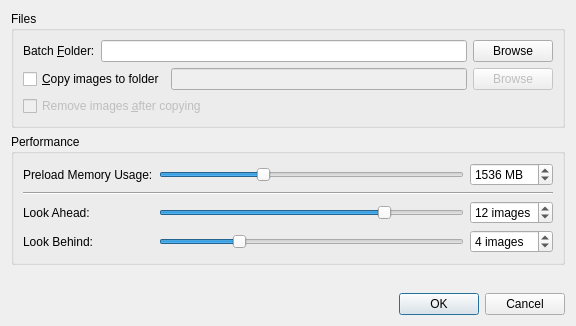
<?xml version="1.0" encoding="UTF-8"?>
<ui version="4.0">
 <class>LoadDialog</class>
 <widget class="QDialog" name="LoadDialog">
  <property name="geometry">
   <rect>
    <x>0</x>
    <y>0</y>
    <width>576</width>
    <height>326</height>
   </rect>
  </property>
  <property name="windowTitle">
   <string>Dialog</string>
  </property>
  <layout class="QVBoxLayout" name="verticalLayout_2">
   <item>
    <widget class="QGroupBox" name="groupBox">
     <property name="title">
      <string>Files</string>
     </property>
     <layout class="QVBoxLayout" name="verticalLayout">
      <item>
       <layout class="QHBoxLayout" name="horizontalLayout_3">
        <item>
         <widget class="QLabel" name="label_2">
          <property name="text">
           <string>Batch &amp;Folder:</string>
          </property>
          <property name="buddy">
           <cstring>importFolder</cstring>
          </property>
         </widget>
        </item>
        <item>
         <widget class="QLineEdit" name="importFolder"/>
        </item>
        <item>
         <widget class="QPushButton" name="browseBtn">
          <property name="text">
           <string>Browse</string>
          </property>
         </widget>
        </item>
       </layout>
      </item>
      <item>
       <layout class="QHBoxLayout" name="horizontalLayout_4">
        <item>
         <widget class="QCheckBox" name="copyFiles">
          <property name="text">
           <string>&amp;Copy images to folder</string>
          </property>
         </widget>
        </item>
        <item>
         <widget class="QLineEdit" name="copyToFolder">
          <property name="enabled">
           <bool>false</bool>
          </property>
         </widget>
        </item>
        <item>
         <widget class="QPushButton" name="copyBrowseBtn">
          <property name="enabled">
           <bool>false</bool>
          </property>
          <property name="text">
           <string>Browse</string>
          </property>
         </widget>
        </item>
       </layout>
      </item>
      <item>
       <layout class="QHBoxLayout" name="horizontalLayout_5">
        <item>
         <widget class="QCheckBox" name="removeFlag">
          <property name="enabled">
           <bool>false</bool>
          </property>
          <property name="text">
           <string>Remove images &amp;after copying</string>
          </property>
         </widget>
        </item>
       </layout>
      </item>
     </layout>
    </widget>
   </item>
   <item>
    <widget class="QGroupBox" name="groupBox_2">
     <property name="title">
      <string>Performance</string>
     </property>
     <layout class="QGridLayout" name="gridLayout">
      <item row="0" column="0">
       <widget class="QLabel" name="label_3">
        <property name="text">
         <string>Preload Memory Usage:</string>
        </property>
       </widget>
      </item>
      <item row="0" column="1">
       <widget class="QSlider" name="horizontalSlider">
        <property name="minimum">
         <number>256</number>
        </property>
        <property name="maximum">
         <number>4069</number>
        </property>
        <property name="singleStep">
         <number>256</number>
        </property>
        <property name="pageStep">
         <number>512</number>
        </property>
        <property name="value">
         <number>1536</number>
        </property>
        <property name="orientation">
         <enum>Qt::Horizontal</enum>
        </property>
       </widget>
      </item>
      <item row="1" column="0" colspan="3">
       <widget class="Line" name="line">
        <property name="orientation">
         <enum>Qt::Horizontal</enum>
        </property>
       </widget>
      </item>
      <item row="2" column="0">
       <widget class="QLabel" name="label_4">
        <property name="text">
         <string>Look Ahead:</string>
        </property>
       </widget>
      </item>
      <item row="2" column="1">
       <widget class="QSlider" name="horizontalSlider_2">
        <property name="maximum">
         <number>16</number>
        </property>
        <property name="value">
         <number>12</number>
        </property>
        <property name="orientation">
         <enum>Qt::Horizontal</enum>
        </property>
       </widget>
      </item>
      <item row="2" column="2">
       <widget class="QSpinBox" name="lookAhead">
        <property name="suffix">
         <string> images</string>
        </property>
        <property name="maximum">
         <number>16</number>
        </property>
        <property name="value">
         <number>12</number>
        </property>
       </widget>
      </item>
      <item row="3" column="0">
       <widget class="QLabel" name="label_5">
        <property name="text">
         <string>Look Behind:</string>
        </property>
       </widget>
      </item>
      <item row="3" column="1">
       <widget class="QSlider" name="horizontalSlider_3">
        <property name="maximum">
         <number>16</number>
        </property>
        <property name="value">
         <number>4</number>
        </property>
        <property name="orientation">
         <enum>Qt::Horizontal</enum>
        </property>
       </widget>
      </item>
      <item row="3" column="2">
       <widget class="QSpinBox" name="lookBehind">
        <property name="suffix">
         <string> images</string>
        </property>
        <property name="maximum">
         <number>16</number>
        </property>
        <property name="value">
         <number>4</number>
        </property>
       </widget>
      </item>
      <item row="0" column="2">
       <widget class="QSpinBox" name="cacheSize">
        <property name="suffix">
         <string> MB</string>
        </property>
        <property name="minimum">
         <number>256</number>
        </property>
        <property name="maximum">
         <number>4066</number>
        </property>
        <property name="singleStep">
         <number>256</number>
        </property>
        <property name="value">
         <number>1536</number>
        </property>
       </widget>
      </item>
     </layout>
    </widget>
   </item>
   <item>
    <spacer name="verticalSpacer">
     <property name="orientation">
      <enum>Qt::Vertical</enum>
     </property>
     <property name="sizeHint" stdset="0">
      <size>
       <width>20</width>
       <height>40</height>
      </size>
     </property>
    </spacer>
   </item>
   <item>
    <widget class="QDialogButtonBox" name="buttonBox">
     <property name="orientation">
      <enum>Qt::Horizontal</enum>
     </property>
     <property name="standardButtons">
      <set>QDialogButtonBox::Cancel|QDialogButtonBox::Ok</set>
     </property>
    </widget>
   </item>
  </layout>
 </widget>
 <resources/>
 <connections>
  <connection>
   <sender>buttonBox</sender>
   <signal>accepted()</signal>
   <receiver>LoadDialog</receiver>
   <slot>accept()</slot>
   <hints>
    <hint type="sourcelabel">
     <x>427</x>
     <y>316</y>
    </hint>
    <hint type="destinationlabel">
     <x>157</x>
     <y>274</y>
    </hint>
   </hints>
  </connection>
  <connection>
   <sender>buttonBox</sender>
   <signal>rejected()</signal>
   <receiver>LoadDialog</receiver>
   <slot>reject()</slot>
   <hints>
    <hint type="sourcelabel">
     <x>495</x>
     <y>316</y>
    </hint>
    <hint type="destinationlabel">
     <x>286</x>
     <y>274</y>
    </hint>
   </hints>
  </connection>
  <connection>
   <sender>copyFiles</sender>
   <signal>toggled(bool)</signal>
   <receiver>copyToFolder</receiver>
   <slot>setEnabled(bool)</slot>
   <hints>
    <hint type="sourcelabel">
     <x>143</x>
     <y>78</y>
    </hint>
    <hint type="destinationlabel">
     <x>221</x>
     <y>81</y>
    </hint>
   </hints>
  </connection>
  <connection>
   <sender>copyFiles</sender>
   <signal>toggled(bool)</signal>
   <receiver>copyBrowseBtn</receiver>
   <slot>setEnabled(bool)</slot>
   <hints>
    <hint type="sourcelabel">
     <x>49</x>
     <y>81</y>
    </hint>
    <hint type="destinationlabel">
     <x>506</x>
     <y>80</y>
    </hint>
   </hints>
  </connection>
  <connection>
   <sender>copyFiles</sender>
   <signal>toggled(bool)</signal>
   <receiver>removeFlag</receiver>
   <slot>setEnabled(bool)</slot>
   <hints>
    <hint type="sourcelabel">
     <x>55</x>
     <y>78</y>
    </hint>
    <hint type="destinationlabel">
     <x>69</x>
     <y>110</y>
    </hint>
   </hints>
  </connection>
 </connections>
</ui>
